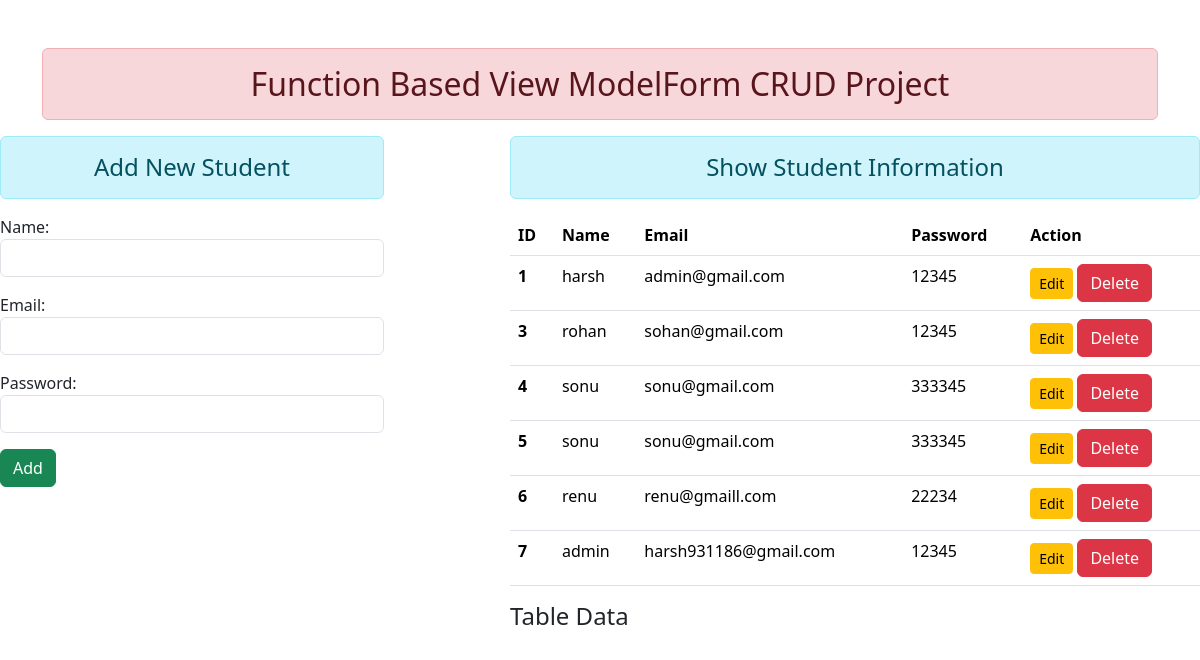
The page / on the database its author committed.
### enroll/models.py (models this page shows)
class User(models.Model):
    name=models.CharField(max_length=70)
    email=models.EmailField(max_length=100)
    password=models.CharField(max_length=50)

### enroll/views.py (the view)
# urls.py: path('',views.add_show,name='addandshow'),
def add_show(request):
    if request.method=="POST":
        fm=StudentRegistration(request.POST)
        if fm.is_valid():
            nm=fm.cleaned_data['name']
            em=fm.cleaned_data['email']
            pw=fm.cleaned_data['password']
            reg=User(name=nm,email=em,password=pw)
            reg.save()
            fm=StudentRegistration()
    else:
        fm=StudentRegistration()
    stud=User.objects.all()
    return render(request,'enroll/addandshow.html',{'form':fm,'stu':stud})

### enroll/forms.py
class StudentRegistration(forms.ModelForm):
    class Meta:
        model=User
        fields=['name','email','password']
        widgets={
            'name':forms.TextInput(attrs={'class':'form-control'}),
            'email':forms.TextInput(attrs={'class':'form-control'}),
            'password':forms.PasswordInput(attrs={'class':'form-control'})
        }

### enroll/templates/enroll/addandshow.html (shortened to what this page needs)
{% extends 'enroll/base.html' %}
{% block content %}
<div class="row">
    <div class="col-sm-4">
        <h4 class="text-center alert alert-info">Add New Student</h4>
        <form action="" method="POST">
            {{form.as_p}}
            <input type="submit" class="btn btn-success" value="Add">
        </form>
    </div>
<div class="col-sm-7 offset-1">
    <h4 class="text-center alert alert-info">Show Student Information</h4>
    {% if stu %}
    <table class="table table-hover">
        <thead>
          <tr>
            <th scope="col">ID</th>
            <th scope="col">Name</th>
            <th scope="col">Email</th>
            <th scope="col">Password</th>
            <th scope="col">Action</th>
          </tr>
        </thead>
        <tbody>
            {% for st in stu %}
            <tr>
                <th scope="row">{{st.id}}</th>
                <td>{{st.name}}</td>
                <td>{{st.email}}</td>
                <td>{{st.password}}</td>
                <td>
                    <a href="#" class="btn btn-warning btn-sm">Edit</a>
                    <form action="{% url 'deletedata' st.id %}" method="post" class="d-inline">
                        <input type="submit" class="btn btn-danger" value="Delete">
                    </form>
                </td>
            </tr>
            {% endfor %}
        </tbody>
      </table>
    <h4>Table Data</h4>
    {% else %}
    <h4 class="text-center alert alert-danger">No records</h4>
    {% endif %}
</div>
</div>
{% endblock content %}

### enroll/templates/enroll/base.html (shortened to what this page needs)
<!DOCTYPE html>
{% load static %}
<html lang="en">
<head>
    <link rel="stylesheet" href="{% static 'enroll/css/bootstrap.min.css' %}">
</head>
<body>
    <div class="container mt-5">
        <h2 class="text-center alert alert-danger">Function Based View ModelForm CRUD Project</h2>
    </div>
    {% block content %}  {% endblock content %}
</body>
</html>

### rows shown on the page
User: id "1", name "harsh", email "admin@gmail.com", password "12345"
User: id "3", name "rohan", email "sohan@gmail.com", password "12345"
User: id "4", name "sonu", email "sonu@gmail.com", password "333345"
User: id "5", name "sonu", email "sonu@gmail.com", password "333345"
User: id "6", name "renu", email "renu@gmaill.com", password "22234"
User: id "7", name "admin", email "harsh931186@gmail.com", password "12345"
